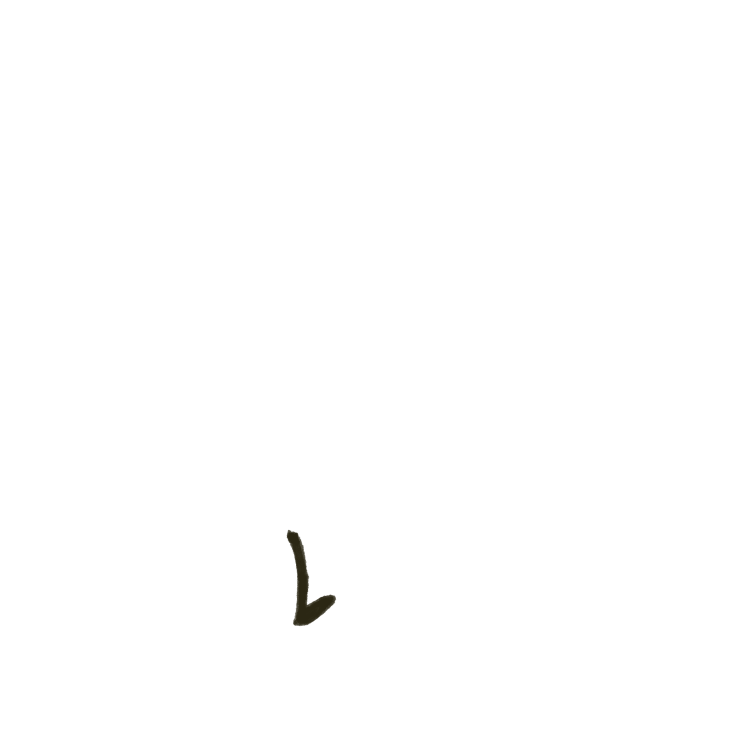
#> input picture assets/bein rechts.PNG, 3000 x 3000 px (shown at 1/4 size); its folder holds 4 pictures in this run; the run also reads 1 picture not shown here
$ python prepare_assets.py
#> lines starting #> are read from the running program, lines starting #| are printed output that depends on the picture; after the words box and inside, x2 and y2 are one past the last pixel; in counts of white or black regions, pixels touching at a corner belong together
from pathlib import Path
from PIL import Image, ImageOps, ImageDraw
import json
ROOT=Path(__file__).resolve().parents[1]
OUT=ROOT/'assets/optimized'
OUT.mkdir(exist_ok=True)
manifest={}
for path in sorted((ROOT/'assets').glob('*.PNG')):
 im=Image.open(path).convert('RGBA')
#> im is the input picture: PIL image 3000x3000 RGBA; mean R, G, B, A 0.1, 0.1, 0.1, 0.7
 box=im.getchannel('A').point(lambda a:255 if a>12 else 0).getbbox()
#> box = (1146, 2118, 1346, 2505)
 key=path.stem.replace(' ','_')
 crop=im.crop(box)
 crop.thumbnail((1536,1536) if key=='boden' else (768,768),Image.Resampling.LANCZOS)
 if key!='boden': crop=ImageOps.expand(crop,border=2,fill=(0,0,0,0))
#> crop: PIL image 204x391 RGBA
 crop.save(OUT/(key+'.png'),optimize=True)
 manifest[key]={'src':'assets/optimized/'+key+'.png','width':crop.width,'height':crop.height,'bounds':box}
#> pass 2 of the loop `for path in sorted((ROOT/'assets').glob('*.PNG')):`:
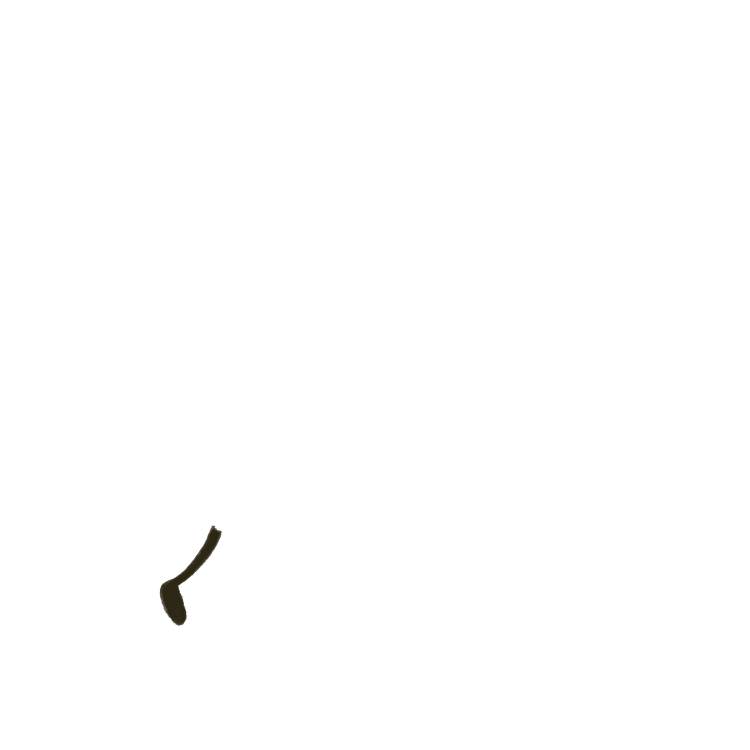
#> input picture assets/bein_links.PNG, 3000 x 3000 px (shown at 1/4 size)
#> im is the input picture: PIL image 3000x3000 RGBA; mean R, G, B, A 0.1, 0.1, 0.1, 0.7
#> box = (638, 2098, 888, 2505)
#> pass 3 of the loop `for path in sorted((ROOT/'assets').glob('*.PNG')):`:
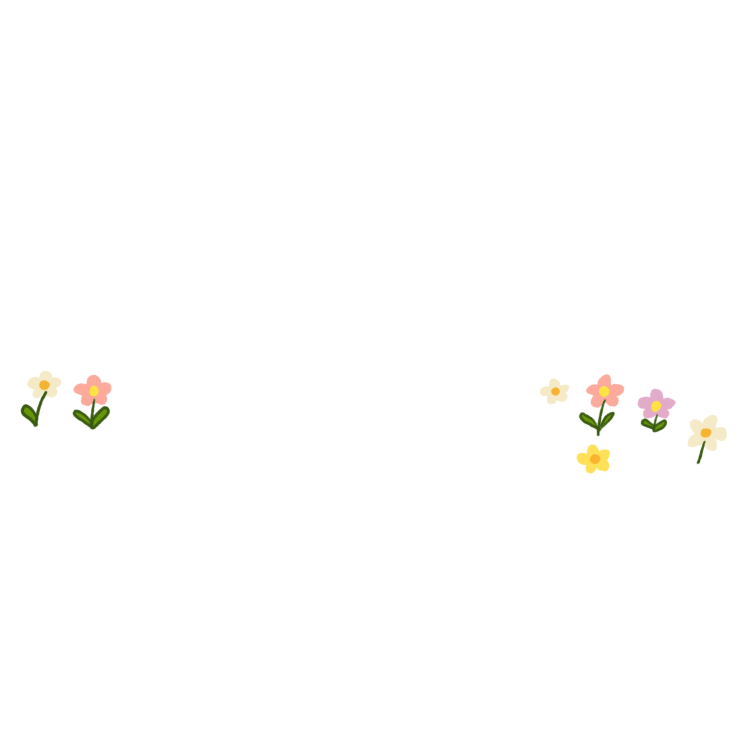
#> input picture assets/blumen_1.PNG, 3000 x 3000 px (shown at 1/4 size)
#> im is the input picture: PIL image 3000x3000 RGBA; mean R, G, B, A 2.5, 2.2, 1.5, 2.8
#> box = (81, 1481, 2909, 1896)
#> `if key!='boden': crop=ImageOps.expand(crop,border=2,fill=(0,0,0,0))`:
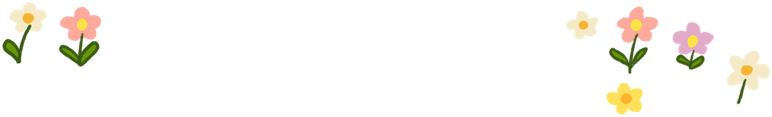
#> crop: PIL image 772x117 RGBA; mean R, G, B, A 20.9, 18.6, 13.1, 20.4; transparent parts drawn white
#> the loop made 4 passes; the first 3 are shown
(ROOT/'js/assets.json').write_text(json.dumps(manifest,indent=2),encoding='utf-8')
sheet=Image.new('RGB',(1000,1230),'#dddaca');d=ImageDraw.Draw(sheet)
#> after `sheet = Image.new('RGB', (1000, 1230), '#dddaca')`:
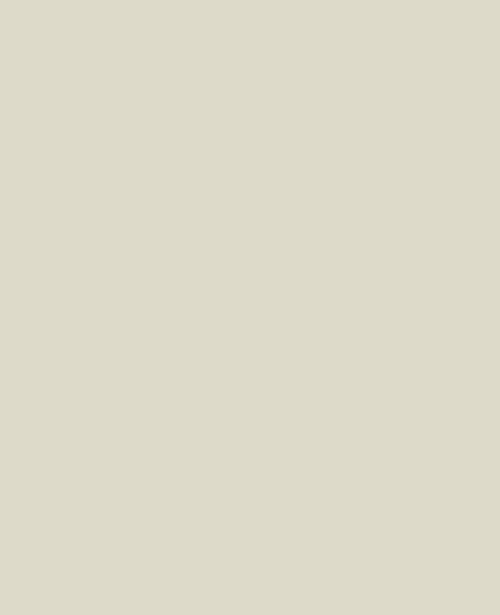
#> sheet: PIL image 1000x1230 RGB (shown at 1/2 size); mean R, G, B 221, 218, 202
for i,(key,item) in enumerate(manifest.items()):
 im=Image.open(ROOT/item['src']);im.thumbnail((185,170));xy=(i%5*200,i//5*205);sheet.paste(im,xy,im);d.text((xy[0],xy[1]+175),key,fill='black')
#> after `im.thumbnail((185, 170))`:
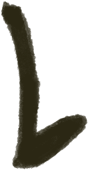
#> im: PIL image 89x170 RGBA; mean R, G, B, A 14.3, 12.9, 6.6, 74.4; transparent parts drawn white
#> after `xy = (i % 5 * 200, i // 5 * 205)`: xy = (0, 0)
#> pass 2 of the loop `for i,(key,item) in enumerate(manifest.items()):`:
#> im: PIL image 105x170 RGBA
#> xy = (200, 0)
#> pass 3 of the loop `for i,(key,item) in enumerate(manifest.items()):`:
#> im: PIL image 185x28 RGBA
#> xy = (400, 0)
#> `sheet.paste(im, xy, im)`:
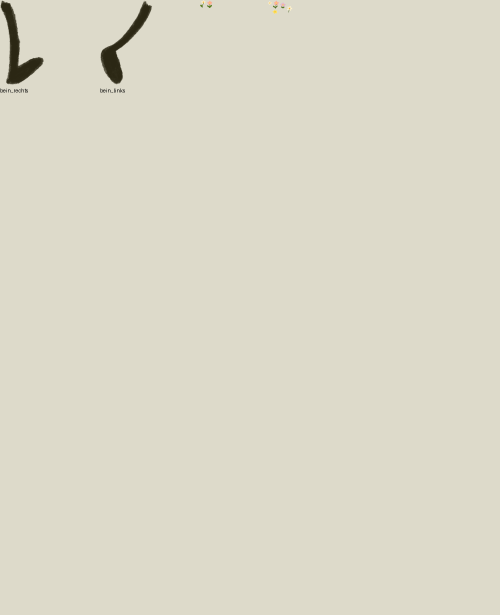
#> sheet: PIL image 1000x1230 RGB (shown at 1/2 size); mean R, G, B 219.7, 216.7, 200.7
#> the loop made 4 passes; the first 3 are shown
sheet.save(ROOT.parent/'cropped-contact.jpg')
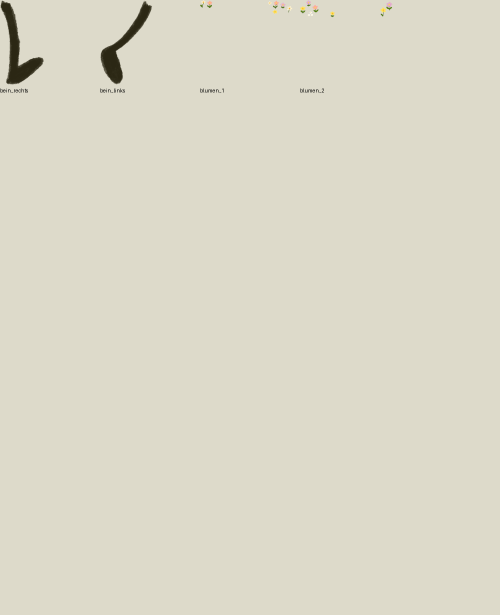
#> saved as cropped-contact.jpg: PIL image 1000x1230 RGB (shown at 1/2 size); mean R, G, B 219.7, 216.7, 200.6
print('Prepared',len(manifest),'textures')
#| Prepared 4 textures
# Separate disconnected plants/clouds so every cutout can stand on the ground.
from PIL import ImageFilter
for key in ['blumen_1','blumen_2','blumen_3','wolken','gras_mitte','gras_rechts_hinten_2','gras_vordere_mitte','gras_vorne','oma_erbse','bein_links','bein rechts','rollator','rad']:
 im=Image.open(ROOT/'assets'/(key+'.PNG')).convert('RGBA')
 mask=im.getchannel('A').resize((750,750)).point(lambda a:255 if a>24 else 0).filter(ImageFilter.MaxFilter(9))
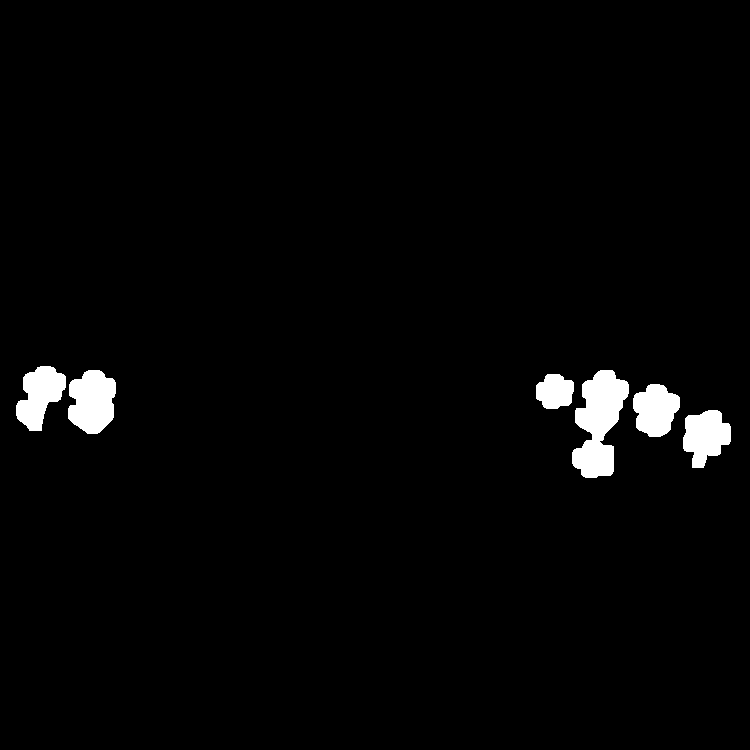
#> mask: PIL image 750x750 L; 2.3% white; 6 white regions, box (x1, y1, x2, y2) and area: (572, 370, 629, 478) 3737, (68, 370, 116, 434) 2377, (16, 366, 66, 431) 1992, (683, 410, 731, 468) 1921, (633, 384, 680, 437) 1828, (536, 374, 574, 409) 1044
 pixels=mask.load(); seen=set(); boxes=[]
 for y in range(750):
  for x in range(750):
   if not pixels[x,y] or (x,y) in seen: continue
   stack=[(x,y)];seen.add((x,y));xs=[];ys=[]
   while stack:
    a,b=stack.pop();xs.append(a);ys.append(b)
    for c,d in [(a-1,b),(a+1,b),(a,b-1),(a,b+1)]:
     if 0<=c<750 and 0<=d<750 and pixels[c,d] and (c,d) not in seen:seen.add((c,d));stack.append((c,d))
   if len(xs)>25:boxes.append((min(xs)*4,min(ys)*4,min(3000,(max(xs)+1)*4),min(3000,(max(ys)+1)*4)))
 for i,box in enumerate(boxes):
  crop=im.crop(box);b=crop.getchannel('A').getbbox();crop=crop.crop(b);crop.thumbnail((512,512));crop=ImageOps.expand(crop,border=2,fill=(0,0,0,0));name=f'{key.replace(chr(32),chr(95))}_part{i}';crop.save(OUT/(name+'.png'),optimize=True);manifest[name]={'src':'assets/optimized/'+name+'.png','width':crop.width,'height':crop.height,'bounds':[box[0]+b[0],box[1]+b[1],box[0]+b[2],box[1]+b[3]]}
#> this loop made 6 passes
#> pass 1, `crop = im.crop(box)`:
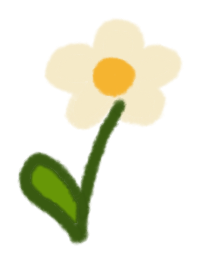
#> crop: PIL image 200x260 RGBA; mean R, G, B, A 57.1, 57.5, 38.7, 69.7; transparent parts drawn white
#> pass 1, `crop = ImageOps.expand(crop, border=2, fill=(0, 0, 0, 0))`:
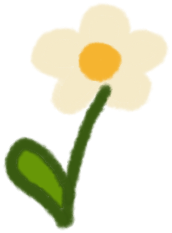
#> crop: PIL image 172x233 RGBA; mean R, G, B, A 74.1, 74.7, 50.2, 90.4; transparent parts drawn white
#> after the loop:
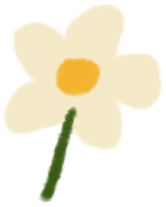
#> crop: PIL image 166x207 RGBA; mean R, G, B, A 113.5, 107.8, 85.8, 111.6; transparent parts drawn white
#> pass 2 of the loop `for key in ['blumen_1','blumen_2','blumen_3','wolken','gras_mitte','gr..`:
#> `mask=im.getchannel('A').resize((750,750)).point(lambda a:255 if a>24 e..`:
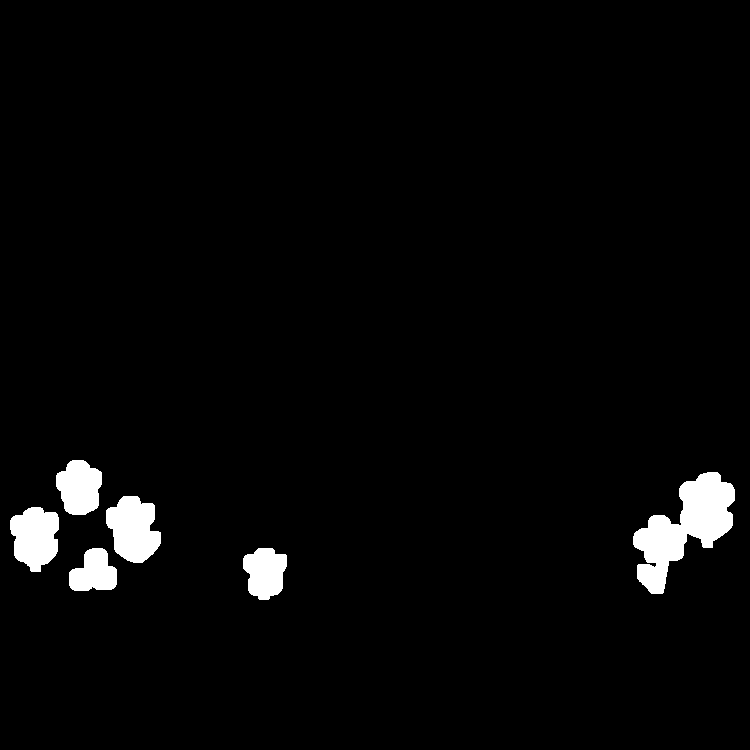
#> mask: PIL image 750x750 L; 2.8% white; 6 white regions, box (x1, y1, x2, y2) and area: (633, 472, 735, 594) 5756, (106, 496, 161, 563) 2634, (10, 507, 59, 572) 2381, (56, 460, 102, 515) 1930, (243, 548, 287, 600) 1721, (69, 548, 117, 591) 1489
#> after the loop `for i,box in enumerate(boxes):`:
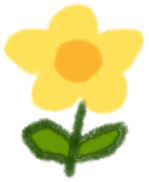
#> crop: PIL image 149x182 RGBA; mean R, G, B, A 110.3, 103, 33.7, 121.3; transparent parts drawn white
#> pass 3 of the loop `for key in ['blumen_1','blumen_2','blumen_3','wolken','gras_mitte','gr..`:
#> (the run stopped early here; a loop or call above may not have finished)
